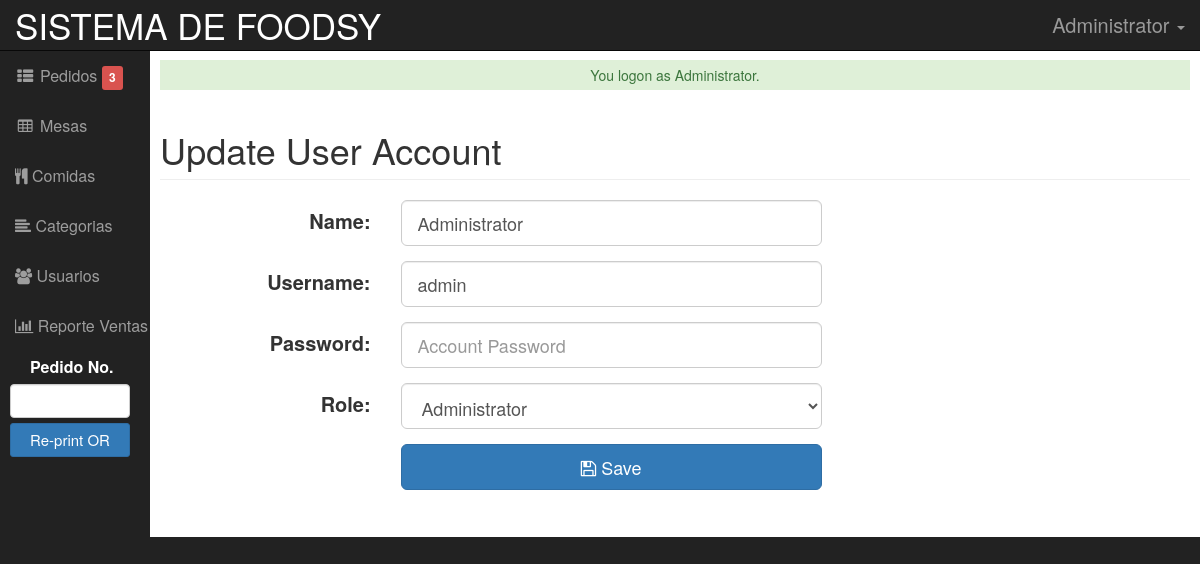
/admin/user/index.php?view=edit&id=0007 (signed in), run on the app's committed database.
### tables this page shows
CREATE TABLE IF NOT EXISTS `tbltitle` (
  `TItleID` int(11) NOT NULL AUTO_INCREMENT,
  `Title` text NOT NULL,
  `Subtitle` text NOT NULL,
  PRIMARY KEY (`TItleID`)
);

CREATE TABLE IF NOT EXISTS `tblusers` (
  `USERID` varchar(30) NOT NULL,
  `FULLNAME` varchar(40) NOT NULL,
  `USERNAME` varchar(90) NOT NULL,
  `PASS` varchar(90) NOT NULL,
  `ROLE` varchar(30) NOT NULL,
  PRIMARY KEY (`USERID`)
);

### admin/user/index.php (called while the page is built, shortened)
<?php
require_once("../../include/initialize.php");
require_once ("../theme/templates.php");
?>

### include/database.php (called while the page is built, shortened)
<?php
class Database {
	var $sql_string = '';
	private $conn;
	public function open_connection() {
		$this->conn = mysqli_connect(server,user,pass);
		if(!$this->conn){
			echo "Problem in database connection! Contact administrator!";
			exit();
		}else{
			$db_select = mysqli_select_db($this->conn,database_name);
		}
	}
	function setQuery($sql='') {
		$this->sql_string=$sql;
	}
	function executeQuery() {
		$result = mysqli_query($this->conn,$this->sql_string);
		return $result;
	}
	private function confirm_query($result) {
		return $result;
	}
	function loadSingleResult() {
		$cur = $this->executeQuery();
		while ($row = mysqli_fetch_object($cur)) {
		return $data = $row;
		}
	}
	public function num_rows($result_set) {
		return mysqli_num_rows($result_set);
	}
}
$mydb = new Database();
?>

### include/function.php (called while the page is built, shortened)
<?php
function currentpage(){
		$this_page = $_SERVER['SCRIPT_NAME'];
	    $bits = explode('/',$this_page);
		return $bits[3];
	}
?>

### include/accounts.php (called while the page is built, shortened)
<?php
require_once(LIB_PATH.DS.'database.php');
class User {
	protected static  $tblname = "tblusers";
	function single_user($id=""){
			global $mydb;
			$mydb->setQuery("SELECT * FROM ".self::$tblname."
				Where USERID= '{$id}' LIMIT 1");
			$cur = $mydb->loadSingleResult();
			return $cur;
	}
}
?>

### admin/user/edit.php (the view, shortened to what this page needs)
<?php
  @$USERID = $_GET['id'];
  $user = New User();
  $singleuser = $user->single_user($USERID);
?>
 <form class="form-horizontal span6" action="controller.php?action=edit" method="POST">
          <fieldset>
            <h1 class="page-header"> Update User Account</h1>
                  <div class="form-group">
                    <div class="col-md-8">
                      <label style="font-size: 20px;" class="col-md-4 control-label" for=
                      "U_NAME">Name:</label>
                      <div class="col-md-8">
                         <input class="form-control input-lg" id="U_NAME" name="U_NAME" placeholder=
                            "Account Name" type="text" value="<?php echo $singleuser->FULLNAME; ?>" required>
                      </div>
                    </div>
                  </div>
                  <div class="form-group">
                    <div class="col-md-8">
                      <label style="font-size: 20px;" class="col-md-4 control-label" for=
                      "U_USERNAME">Username:</label>
                      <div class="col-md-8">
                         <input class="form-control input-lg" id="U_USERNAME" name="U_USERNAME" placeholder=
                            "Username" type="text" value="<?php echo $singleuser->USERNAME; ?>" required>
                      </div>
                    </div>
                  </div>
                  <div class="form-group">
                    <div class="col-md-8">
                      <label style="font-size: 20px;" class="col-md-4 control-label" for=
                      "U_PASS">Password:</label>
                      <div class="col-md-8">
                         <input class="form-control input-lg" id="U_PASS" name="U_PASS" placeholder=
                            "Account Password" type="Password" value="" required>
                      </div>
                    </div>
                  </div>
                  <div class="form-group">
                    <div class="col-md-8">
                      <label style="font-size: 20px;" class="col-md-4 control-label" for=
                      "U_ROLE">Role:</label>
                      <div class="col-md-8">
                       <select class="form-control input-lg" name="U_ROLE" id="U_ROLE">
                          <option value="Administrator"  <?php echo ($singleuser->ROLE=='Administrator') ? 'selected="true"': '' ; ?>>Administrator</option>
                        </select>
                      </div>
                    </div>
                  </div>
             <div class="form-group">
                    <div class="col-md-8">
                      <label class="col-md-4 control-label" for=
                      "idno"></label>
                      <div class="col-md-8">
                         <button style="width: 100%;" class="btn btn-primary btn-lg" name="save" type="submit" ><span class="fa fa-save fw-fa"></span> Save</button>
                      </div>
                    </div>
                  </div>
          </fieldset>
        <div class="form-group">
                <div class="rows">
                  <div class="col-md-6">
                    <label class="col-md-6 control-label" for=
                    "otherperson"></label>
                    <div class="col-md-6">
                    </div>
                  </div>
                  <div class="col-md-6" align="right">
                   </div>
              </div>
              </div>
        </form>
        </div>

### admin/theme/templates.php (shortened to what this page needs)
<!DOCTYPE html>
<html lang="en">
<head>
    <?php
      $sql = "SELECT * FROM `tbltitle` WHERE TItleID=1";
                 $mydb->setQuery($sql);
    ?>
    <link href="<?php echo web_root; ?>admin/css/bootstrap.min.css" rel="stylesheet">
    <link href="<?php echo web_root; ?>admin/css/sb-admin.css" rel="stylesheet">
    <link href="<?php echo web_root; ?>admin/css/dataTables.bootstrap.css" rel="stylesheet" type="text/css">
    <link href="<?php echo web_root; ?>admin/css/bootstrap-datetimepicker.min.css" rel="stylesheet" type="text/css">
      <link href="<?php echo web_root; ?>css/bootstrap-timepicker.min.css" rel="stylesheet" type="text/css">
    <link href="<?php echo web_root; ?>admin/font-awesome/css/font-awesome.min.css" rel="stylesheet" type="text/css">
    <link href="<?php echo web_root; ?>admin/css/ekko-lightbox.css" rel="stylesheet">
    <link href="<?php echo web_root; ?>css/jquery.treetable.css" rel="stylesheet">
        <link href="<?php echo web_root; ?>css/jquery.treetable.theme.default.css" rel="stylesheet">
</head>
  <?php
  $query = "SELECT SUM(TOTALPAYMENT) AS 'SALES' FROM `tblpayments`
             WHERE  DATE(TRANSDATE) =CURDATE()";
        $mydb->setQuery($query);
   $query = "SELECT * FROM `tblorders`
             WHERE  STATUS='Pending' GROUP BY ORDERNO ";
        $mydb->setQuery($query);
        $cur = $mydb->executeQuery();
        $maxrow = $mydb->num_rows($cur);
                $sql = "SELECT * FROM `tbltitle` WHERE TItleID=1";
                 $mydb->setQuery($sql);
                $viewTitle = $mydb->loadSingleResult();
?>
<body>
<div id="wrapper">
        <nav class="navbar navbar-inverse navbar-fixed-top" role="navigation">
            <div class="navbar-header">
                <?php
                if ($_SESSION['ADMIN_ROLE']=='Administrator') {
             ?>
                <a class="navbar-brand" href="../changetitle.php" style="font-size: 35px;" data-toggle="lightbox" data-title="Change Title"><?php
                echo $viewTitle->Title;;
            ?> </a>
          <?php }else if($_SESSION['ADMIN_ROLE']=='Cashier'){ ?>
                <a class="navbar-brand"><?php
                echo $viewTitle->Title;;
            ?> </a>
        <?php    } ?>
            </div>
            <ul class="nav navbar-right top-nav">
                <li class="dropdown">
                    <a href="#" class="dropdown-toggle" style="font-size: 20px;" data-toggle="dropdown"><i class="fa fa-user-o"></i> <?php echo $_SESSION['ADMIN_FULLNAME']; ?> <b class="caret"></b></a>
                </li>
            </ul>
            <div class="collapse navbar-collapse navbar-ex1-collapse">
                <ul class="nav navbar-nav side-nav">
<?php if ($_SESSION['ADMIN_ROLE']=='Cashier' || $_SESSION['ADMIN_ROLE']=='Administrator') { ?>
                    <li class="<?php echo ($_GET['view']== 'POS' || $_GET['view']== 'addmeal') ? "active" : false;?>">
                        <a href="<?php echo web_root; ?>admin/orders/index.php?view=POS"><i class="fa fa-fw fa-th-list"></i> Pedidos <div id="notif" class="label label-danger"><?php echo $maxrow; ?></div></a>
                    </li>
<?php } ?>
<?php if ($_SESSION['ADMIN_ROLE']=='Administrator'  || $_SESSION['ADMIN_ROLE']=='Cashier') { ?>
                    <li class="<?php echo (currentpage() == 'table') ? "active" : false;?>">
                        <a href="<?php echo web_root; ?>admin/table/"><i class="fa fa-fw fa-table"></i> Mesas</a>
                    </li>
<?php } ?>
<?php if ($_SESSION['ADMIN_ROLE']=='Administrator'  || $_SESSION['ADMIN_ROLE']=='Cashier') { ?>
                    <li class="<?php echo (currentpage() == 'meals') ? "active" : false;?>">
                        <a href="<?php echo web_root; ?>admin/meals/"><i class="fa fa-cutlery"></i> Comidas</a>
                    </li>
                    <li class="<?php echo (currentpage() == 'category') ? "active" : false;?>">
                        <a href="<?php echo web_root; ?>admin/category/"><i class="fa fa-align-left"></i> Categorias</a>
                    </li>
<?php } ?>
<?php if ($_SESSION['ADMIN_ROLE']=='Administrator' || $_SESSION['ADMIN_ROLE']=='Admin') {?>
                    <li class="<?php echo (currentpage() == 'user') ? "active" : false;?>">
                        <a href="<?php echo web_root; ?>admin/user/"><i class="fa fa-users"></i> Usuarios</a>
                    </li>
<?php } ?>
<?php if ($_SESSION['ADMIN_ROLE']=='Administrator') { ?>
                    <li class="<?php echo (currentpage() == 'report') ? "active" : false;?>">
                        <a href="<?php echo web_root; ?>admin/report/"><i class="fa fa-bar-chart"></i> Reporte Ventas</a>
                    </li>
<?php } ?>
<?php if ($_SESSION['ADMIN_ROLE']=='Administrator'  || $_SESSION['ADMIN_ROLE']=='Cashier') { ?>
                    <li>
                      <form target="_blank" action="<?php echo web_root;?>admin/orders/reprint.php" method="POST">
                        <label style="margin-left: 30px;color: #fff;margin-top: 5px;">Pedido No.</label><br/>
                        <input class="form-control" type="" name="orderno" style="width: 120px; color: black; margin-left: 10px;margin-bottom: 5px; font-weight: bold; font-size: 15px; text-align: center;">
                        <input type="submit" name="Re-print" value="Re-print OR" style="width: 120px;margin-left: 10px; font-size: 15px;" class="btn btn-primary btn-sm">
                      </form>
                    </li>
<?php } ?>
                </ul>
            </div>
        </nav>
        <div id="page-wrapper">
            <div class="container-fluid">
               <div class="row" >
                  <?php require_once $content; ?>
              </div>
            </div>
        </div>
</body>
</html>

### admin/css/sb-admin.css (style rules this page uses)
body { margin-top: 100px; background-color: #222; }
@media (min-width:768px) { body { margin-top: 50px; } }
#wrapper { padding-left: 0; }
#page-wrapper { width: 100%; padding: 0; background-color: #fff; }
@media (min-width:768px) { #wrapper { padding-left: 150px; } }
@media (min-width:768px) { #page-wrapper { padding: 10px; } }
.top-nav { padding: 0 15px; }
.top-nav>li { display: inline-block; float: left; }
.top-nav>li>a { padding-top: 15px; padding-bottom: 15px; line-height: 20px; color: #999; }
@media (min-width:768px) { .side-nav { position: fixed; top: 51px; width: 150px; border: none; border-radius: 0; overflow-y: auto; background-color: #222; bottom: 0; overflow-x: hidden; padding-bottom: 40px; } }
@media (min-width:768px) { .side-nav>li>a { width: 200px; } }

### admin/theme/templates.php (style rules this page uses)
.nav { font-size: 16px; }

### data on the page
tbltitle: Title "SISTEMA DE FOODSY"
tblusers: U_NAME "Administrator", U_USERNAME "admin", U_ROLE "Administrator"

### other printed values
$_SESSION['ADMIN_FULLNAME'] "Administrator"
$maxrow "3"
$_SESSION['message'] "You logon as Administrator."
